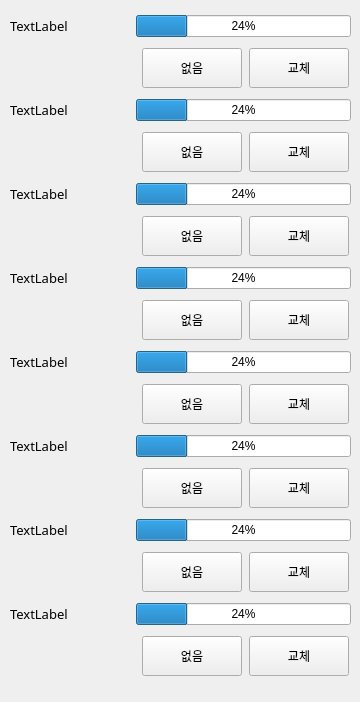
    <widget class="QWidget" name="tab_3">
     <attribute name="title">
      <string>  소스  </string>
     </attribute>
     <widget class="QWidget" name="layoutWidget">
      <property name="geometry">
       <rect>
        <x>10</x>
        <y>10</y>
        <width>341</width>
        <height>683</height>
       </rect>
      </property>
      <layout class="QVBoxLayout" name="verticalLayout_4">
       <item>
        <layout class="QHBoxLayout" name="horizontalLayout_17">
         <item>
          <widget class="QLabel" name="LB_SAUCE_1">
           <property name="minimumSize">
            <size>
             <width>120</width>
             <height>0</height>
            </size>
           </property>
           <property name="font">
            <font>
             <family>함초롬돋움</family>
             <pointsize>10</pointsize>
             <weight>50</weight>
             <italic>false</italic>
             <bold>false</bold>
            </font>
           </property>
           <property name="text">
            <string>TextLabel</string>
           </property>
          </widget>
         </item>
         <item>
          <widget class="QProgressBar" name="PB_SAUCE_1">
           <property name="minimumSize">
            <size>
             <width>200</width>
             <height>0</height>
            </size>
           </property>
           <property name="value">
            <number>24</number>
           </property>
           <property name="format">
            <string>%p%</string>
           </property>
          </widget>
         </item>
        </layout>
       </item>
       <item>
        <layout class="QHBoxLayout" name="horizontalLayout_18">
         <property name="spacing">
          <number>5</number>
         </property>
         <property name="sizeConstraint">
          <enum>QLayout::SetMinimumSize</enum>
         </property>
         <property name="leftMargin">
          <number>130</number>
         </property>
         <item>
          <widget class="QPushButton" name="BTN_SAUCE_NOUSE_1">
           <property name="minimumSize">
            <size>
             <width>60</width>
             <height>40</height>
            </size>
           </property>
           <property name="maximumSize">
            <size>
             <width>100</width>
             <height>16777215</height>
            </size>
           </property>
           <property name="text">
            <string>없음</string>
           </property>
          </widget>
         </item>
         <item>
          <widget class="QPushButton" name="BTN_SAUCE_REPLACE_1">
           <property name="minimumSize">
            <size>
             <width>60</width>
             <height>40</height>
            </size>
           </property>
           <property name="maximumSize">
            <size>
             <width>100</width>
             <height>16777215</height>
            </size>
           </property>
           <property name="text">
            <string>교체</string>
           </property>
          </widget>
         </item>
        </layout>
       </item>
       <item>
        <layout class="QHBoxLayout" name="horizontalLayout_19">
         <item>
          <widget class="QLabel" name="LB_SAUCE_2">
           <property name="minimumSize">
            <size>
             <width>120</width>
             <height>0</height>
            </size>
           </property>
           <property name="font">
            <font>
             <family>함초롬돋움</family>
             <pointsize>10</pointsize>
             <weight>50</weight>
             <italic>false</italic>
             <bold>false</bold>
            </font>
           </property>
           <property name="text">
            <string>TextLabel</string>
           </property>
          </widget>
         </item>
         <item>
          <widget class="QProgressBar" name="PB_SAUCE_2">
           <property name="minimumSize">
            <size>
             <width>200</width>
             <height>0</height>
            </size>
           </property>
           <property name="value">
            <number>24</number>
           </property>
           <property name="format">
            <string>%p%</string>
           </property>
          </widget>
         </item>
        </layout>
       </item>
       <item>
        <layout class="QHBoxLayout" name="horizontalLayout_20">
         <property name="spacing">
          <number>5</number>
         </property>
         <property name="sizeConstraint">
          <enum>QLayout::SetMinimumSize</enum>
         </property>
         <property name="leftMargin">
          <number>130</number>
         </property>
         <item>
          <widget class="QPushButton" name="BTN_SAUCE_NOUSE_2">
           <property name="minimumSize">
            <size>
             <width>60</width>
             <height>40</height>
            </size>
           </property>
           <property name="maximumSize">
            <size>
             <width>100</width>
             <height>16777215</height>
            </size>
           </property>
           <property name="text">
            <string>없음</string>
           </property>
          </widget>
         </item>
         <item>
          <widget class="QPushButton" name="BTN_SAUCE_REPLACE_2">
           <property name="minimumSize">
            <size>
             <width>60</width>
             <height>40</height>
            </size>
           </property>
           <property name="maximumSize">
            <size>
             <width>100</width>
             <height>16777215</height>
            </size>
           </property>
           <property name="text">
            <string>교체</string>
           </property>
          </widget>
         </item>
        </layout>
       </item>
       <item>
        <layout class="QHBoxLayout" name="horizontalLayout_21">
         <item>
          <widget class="QLabel" name="LB_SAUCE_3">
           <property name="minimumSize">
            <size>
             <width>120</width>
             <height>0</height>
            </size>
           </property>
           <property name="font">
            <font>
             <family>함초롬돋움</family>
             <pointsize>10</pointsize>
             <weight>50</weight>
             <italic>false</italic>
             <bold>false</bold>
            </font>
           </property>
           <property name="text">
            <string>TextLabel</string>
           </property>
          </widget>
         </item>
         <item>
          <widget class="QProgressBar" name="PB_SAUCE_3">
           <property name="minimumSize">
            <size>
             <width>200</width>
             <height>0</height>
            </size>
           </property>
           <property name="value">
            <number>24</number>
           </property>
           <property name="format">
            <string>%p%</string>
           </property>
          </widget>
         </item>
        </layout>
       </item>
       <item>
        <layout class="QHBoxLayout" name="horizontalLayout_22">
         <property name="spacing">
          <number>5</number>
         </property>
         <property name="sizeConstraint">
          <enum>QLayout::SetMinimumSize</enum>
         </property>
         <property name="leftMargin">
          <number>130</number>
         </property>
         <item>
          <widget class="QPushButton" name="BTN_SAUCE_NOUSE_3">
           <property name="minimumSize">
            <size>
             <width>60</width>
             <height>40</height>
            </size>
           </property>
           <property name="maximumSize">
            <size>
             <width>100</width>
             <height>16777215</height>
            </size>
           </property>
           <property name="text">
            <string>없음</string>
           </property>
          </widget>
         </item>
         <item>
          <widget class="QPushButton" name="BTN_SAUCE_REPLACE_3">
           <property name="minimumSize">
            <size>
             <width>60</width>
             <height>40</height>
            </size>
           </property>
           <property name="maximumSize">
            <size>
             <width>100</width>
             <height>16777215</height>
            </size>
           </property>
           <property name="text">
            <string>교체</string>
           </property>
          </widget>
         </item>
        </layout>
       </item>
       <item>
        <layout class="QHBoxLayout" name="horizontalLayout_31">
         <item>
          <widget class="QLabel" name="LB_SAUCE_4">
           <property name="minimumSize">
            <size>
             <width>120</width>
             <height>0</height>
            </size>
           </property>
           <property name="font">
            <font>
             <family>함초롬돋움</family>
             <pointsize>10</pointsize>
             <weight>50</weight>
             <italic>false</italic>
             <bold>false</bold>
            </font>
           </property>
           <property name="text">
            <string>TextLabel</string>
           </property>
          </widget>
         </item>
         <item>
          <widget class="QProgressBar" name="PB_SAUCE_4">
           <property name="minimumSize">
            <size>
             <width>200</width>
             <height>0</height>
            </size>
           </property>
           <property name="value">
            <number>24</number>
           </property>
           <property name="format">
            <string>%p%</string>
           </property>
          </widget>
         </item>
        </layout>
       </item>
       <item>
        <layout class="QHBoxLayout" name="horizontalLayout_23">
         <property name="spacing">
          <number>5</number>
         </property>
         <property name="sizeConstraint">
          <enum>QLayout::SetMinimumSize</enum>
         </property>
         <property name="leftMargin">
          <number>130</number>
         </property>
         <item>
          <widget class="QPushButton" name="BTN_SAUCE_NOUSE_4">
           <property name="minimumSize">
            <size>
             <width>60</width>
             <height>40</height>
            </size>
           </property>
           <property name="maximumSize">
            <size>
             <width>100</width>
             <height>16777215</height>
            </size>
           </property>
           <property name="text">
            <string>없음</string>
           </property>
          </widget>
         </item>
         <item>
          <widget class="QPushButton" name="BTN_SAUCE_REPLACE_4">
           <property name="minimumSize">
            <size>
             <width>60</width>
             <height>40</height>
            </size>
           </property>
           <property name="maximumSize">
            <size>
             <width>100</width>
             <height>16777215</height>
            </size>
           </property>
           <property name="text">
            <string>교체</string>
           </property>
          </widget>
         </item>
        </layout>
       </item>
       <item>
        <layout class="QHBoxLayout" name="horizontalLayout_30">
         <item>
          <widget class="QLabel" name="LB_SAUCE_5">
           <property name="minimumSize">
            <size>
             <width>120</width>
             <height>0</height>
            </size>
           </property>
           <property name="font">
            <font>
             <family>함초롬돋움</family>
             <pointsize>10</pointsize>
             <weight>50</weight>
             <italic>false</italic>
             <bold>false</bold>
            </font>
           </property>
           <property name="text">
            <string>TextLabel</string>
           </property>
          </widget>
         </item>
         <item>
          <widget class="QProgressBar" name="PB_SAUCE_5">
           <property name="minimumSize">
            <size>
             <width>200</width>
             <height>0</height>
            </size>
           </property>
           <property name="value">
            <number>24</number>
           </property>
           <property name="format">
            <string>%p%</string>
           </property>
          </widget>
         </item>
        </layout>
       </item>
       <item>
        <layout class="QHBoxLayout" name="horizontalLayout_24">
         <property name="spacing">
          <number>5</number>
         </property>
         <property name="sizeConstraint">
          <enum>QLayout::SetMinimumSize</enum>
         </property>
         <property name="leftMargin">
          <number>130</number>
         </property>
         <item>
          <widget class="QPushButton" name="BTN_SAUCE_NOUSE_5">
           <property name="minimumSize">
            <size>
             <width>60</width>
             <height>40</height>
            </size>
           </property>
           <property name="maximumSize">
            <size>
             <width>100</width>
             <height>16777215</height>
            </size>
           </property>
           <property name="text">
            <string>없음</string>
           </property>
          </widget>
         </item>
         <item>
          <widget class="QPushButton" name="BTN_SAUCE_REPLACE_5">
           <property name="minimumSize">
            <size>
             <width>60</width>
             <height>40</height>
            </size>
           </property>
           <property name="maximumSize">
            <size>
             <width>100</width>
             <height>16777215</height>
            </size>
           </property>
           <property name="text">
            <string>교체</string>
           </property>
          </widget>
         </item>
        </layout>
       </item>
       <item>
        <layout class="QHBoxLayout" name="horizontalLayout_32">
         <item>
          <widget class="QLabel" name="LB_SAUCE_6">
           <property name="minimumSize">
            <size>
             <width>120</width>
             <height>0</height>
            </size>
           </property>
           <property name="font">
            <font>
             <family>함초롬돋움</family>
             <pointsize>10</pointsize>
             <weight>50</weight>
             <italic>false</italic>
             <bold>false</bold>
            </font>
           </property>
           <property name="text">
            <string>TextLabel</string>
           </property>
          </widget>
         </item>
         <item>
          <widget class="QProgressBar" name="PB_SAUCE_6">
           <property name="minimumSize">
            <size>
             <width>200</width>
             <height>0</height>
            </size>
           </property>
           <property name="value">
            <number>24</number>
           </property>
           <property name="format">
            <string>%p%</string>
           </property>
          </widget>
         </item>
        </layout>
       </item>
       <item>
        <layout class="QHBoxLayout" name="horizontalLayout_25">
         <property name="spacing">
          <number>5</number>
         </property>
         <property name="sizeConstraint">
          <enum>QLayout::SetMinimumSize</enum>
         </property>
         <property name="leftMargin">
          <number>130</number>
         </property>
         <item>
          <widget class="QPushButton" name="BTN_SAUCE_NOUSE_6">
           <property name="minimumSize">
            <size>
             <width>60</width>
             <height>40</height>
            </size>
           </property>
           <property name="maximumSize">
            <size>
             <width>100</width>
             <height>16777215</height>
            </size>
           </property>
           <property name="text">
            <string>없음</string>
           </property>
          </widget>
         </item>
         <item>
          <widget class="QPushButton" name="BTN_SAUCE_REPLACE_6">
           <property name="minimumSize">
            <size>
             <width>60</width>
             <height>40</height>
            </size>
           </property>
           <property name="maximumSize">
            <size>
             <width>100</width>
             <height>16777215</height>
            </size>
           </property>
           <property name="text">
            <string>교체</string>
           </property>
          </widget>
         </item>
        </layout>
       </item>
       <item>
        <layout class="QHBoxLayout" name="horizontalLayout_29">
         <item>
          <widget class="QLabel" name="LB_SAUCE_7">
           <property name="minimumSize">
            <size>
             <width>120</width>
             <height>0</height>
            </size>
           </property>
           <property name="font">
            <font>
             <family>함초롬돋움</family>
             <pointsize>10</pointsize>
             <weight>50</weight>
             <italic>false</italic>
             <bold>false</bold>
            </font>
           </property>
           <property name="text">
            <string>TextLabel</string>
           </property>
          </widget>
         </item>
         <item>
          <widget class="QProgressBar" name="PB_SAUCE_7">
           <property name="minimumSize">
            <size>
             <width>200</width>
             <height>0</height>
            </size>
           </property>
           <property name="value">
            <number>24</number>
           </property>
           <property name="format">
            <string>%p%</string>
           </property>
          </widget>
         </item>
        </layout>
       </item>
       <item>
        <layout class="QHBoxLayout" name="horizontalLayout_26">
         <property name="spacing">
          <number>5</number>
         </property>
         <property name="sizeConstraint">
          <enum>QLayout::SetMinimumSize</enum>
         </property>
         <property name="leftMargin">
          <number>130</number>
         </property>
         <item>
          <widget class="QPushButton" name="BTN_SAUCE_NOUSE_7">
           <property name="minimumSize">
            <size>
             <width>60</width>
             <height>40</height>
            </size>
           </property>
           <property name="maximumSize">
            <size>
             <width>100</width>
             <height>16777215</height>
            </size>
           </property>
           <property name="text">
            <string>없음</string>
           </property>
          </widget>
         </item>
         <item>
          <widget class="QPushButton" name="BTN_SAUCE_REPLACE_7">
           <property name="minimumSize">
            <size>
             <width>60</width>
             <height>40</height>
            </size>
           </property>
           <property name="maximumSize">
            <size>
             <width>100</width>
             <height>16777215</height>
            </size>
           </property>
           <property name="text">
            <string>교체</string>
           </property>
          </widget>
         </item>
        </layout>
       </item>
       <item>
        <layout class="QHBoxLayout" name="horizontalLayout_28">
         <item>
          <widget class="QLabel" name="LB_SAUCE_8">
           <property name="minimumSize">
            <size>
             <width>120</width>
             <height>0</height>
            </size>
           </property>
           <property name="font">
            <font>
             <family>함초롬돋움</family>
             <pointsize>10</pointsize>
             <weight>50</weight>
             <italic>false</italic>
             <bold>false</bold>
            </font>
           </property>
           <property name="text">
            <string>TextLabel</string>
           </property>
          </widget>
         </item>
         <item>
          <widget class="QProgressBar" name="PB_SAUCE_8">
           <property name="minimumSize">
            <size>
             <width>200</width>
             <height>0</height>
            </size>
           </property>
           <property name="value">
            <number>24</number>
           </property>
           <property name="format">
            <string>%p%</string>
           </property>
          </widget>
         </item>
        </layout>
       </item>
       <item>
        <layout class="QHBoxLayout" name="horizontalLayout_27">
         <property name="spacing">
          <number>5</number>
         </property>
         <property name="sizeConstraint">
          <enum>QLayout::SetMinimumSize</enum>
         </property>
         <property name="leftMargin">
          <number>130</number>
         </property>
         <item>
          <widget class="QPushButton" name="BTN_SAUCE_NOUSE_8">
           <property name="minimumSize">
            <size>
             <width>60</width>
             <height>40</height>
            </size>
           </property>
           <property name="maximumSize">
            <size>
             <width>100</width>
             <height>16777215</height>
            </size>
           </property>
           <property name="text">
            <string>없음</string>
           </property>
          </widget>
         </item>
         <item>
          <widget class="QPushButton" name="BTN_SAUCE_REPLACE_8">
           <property name="minimumSize">
            <size>
             <width>60</width>
             <height>40</height>
            </size>
           </property>
           <property name="maximumSize">
            <size>
             <width>100</width>
             <height>16777215</height>
            </size>
           </property>
           <property name="text">
            <string>교체</string>
           </property>
          </widget>
         </item>
        </layout>
       </item>
      </layout>
     </widget>
    </widget>
